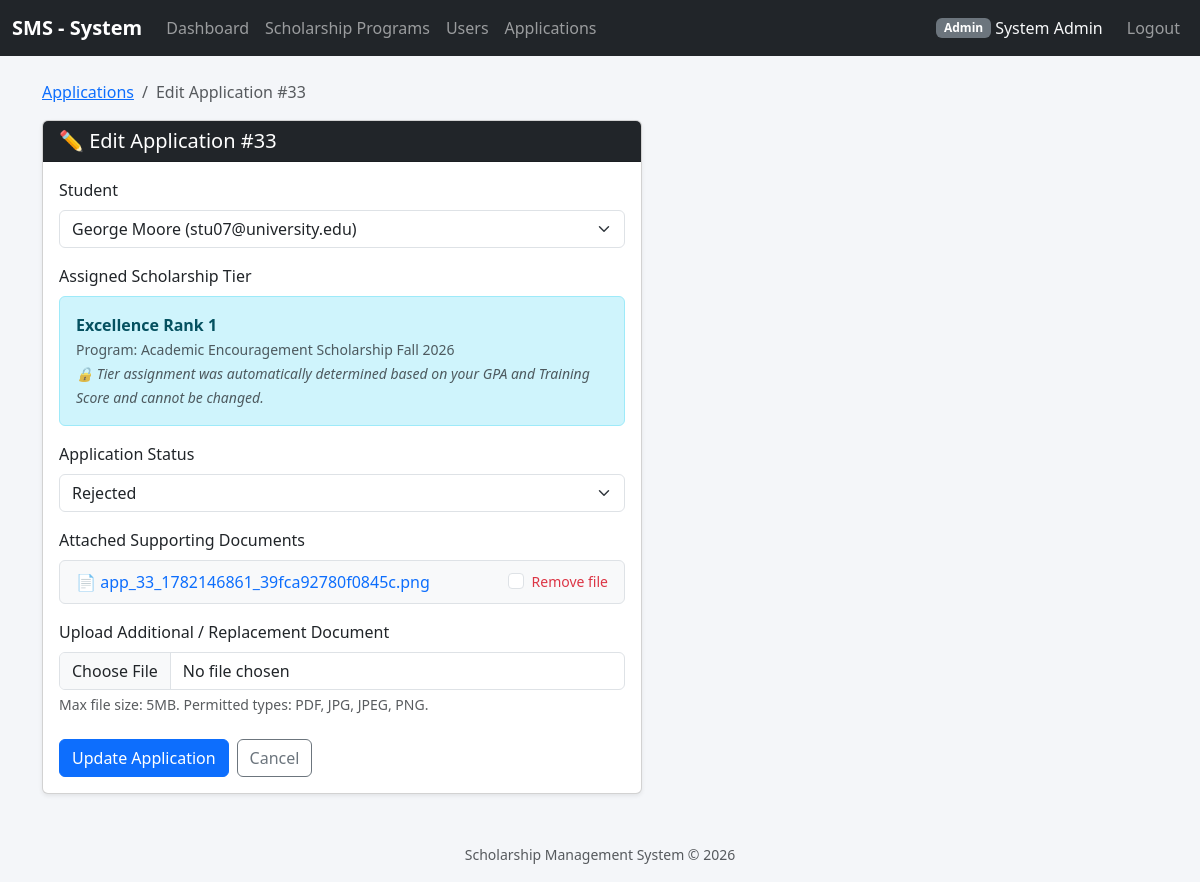
Page /index.php?controller=applications&action=edit&id=33 (signed in) on the committed database.
### tables this page shows
CREATE TABLE `applications` (
  `id` int(11) NOT NULL,
  `user_id` int(11) NOT NULL,
  `tier_id` int(11) NOT NULL,
  `profile_id` int(11) NOT NULL,
  `reviewer_id` int(11) DEFAULT NULL,
  `status` enum('pending','reviewing','approved','rejected','waitlisted') DEFAULT 'pending',
  `applied_date` timestamp NOT NULL DEFAULT current_timestamp()
);

CREATE TABLE `users` (
  `id` int(11) NOT NULL,
  `email` varchar(255) NOT NULL,
  `password_hash` varchar(255) NOT NULL,
  `full_name` varchar(150) NOT NULL,
  `role` enum('admin','student','reviewer') DEFAULT 'student',
  `created_at` timestamp NOT NULL DEFAULT current_timestamp()
);

CREATE TABLE `scholarship_tiers` (
  `id` int(11) NOT NULL,
  `program_id` int(11) NOT NULL,
  `tier_name` varchar(100) NOT NULL,
  `reward_amount` decimal(12,2) NOT NULL,
  `quota` int(11) DEFAULT 0,
  `min_gpa` decimal(3,2) DEFAULT 0.00,
  `min_training_score` int(11) DEFAULT 0
);

CREATE TABLE `scholarship_programs` (
  `id` int(11) NOT NULL,
  `title` varchar(255) NOT NULL,
  `scholarship_type` enum('internal_academic','corporate_sponsor','social_support') NOT NULL,
  `start_date` date DEFAULT NULL,
  `end_date` date DEFAULT NULL,
  `status` enum('active','closed','draft') DEFAULT 'draft',
  `min_gpa` decimal(3,2) DEFAULT 0.00,
  `min_training_score` int(11) DEFAULT 0
);

CREATE TABLE `application_documents` (
  `id` int(11) NOT NULL,
  `application_id` int(11) NOT NULL,
  `document_type` varchar(50) NOT NULL,
  `file_url` varchar(255) NOT NULL,
  `uploaded_at` timestamp NOT NULL DEFAULT current_timestamp()
);

### controllers/ApplicationController.php (called while the page is built, shortened)
<?php
require_once __DIR__ . '/../models/ApplicationModel.php';
require_once __DIR__ . '/../models/ApplicationDocumentModel.php';
require_once __DIR__ . '/../helpers/auth.php';
class ApplicationController
{
    private ApplicationModel $model;
    private ApplicationDocumentModel $documentModel;
    public function __construct()
    {
        $this->model = new ApplicationModel();
        $this->documentModel = new ApplicationDocumentModel();
    }
    public function edit(): void
    {
        $id = (int)($_GET['id'] ?? 0);
        $application = $this->model->getById($id);
        $students = $this->model->getAllStudents();
        $tierInfo = $this->model->getTierInfoById((int)$application['tier_id']);
        $documents = $this->documentModel->getByApplicationId($id);
        require __DIR__ . '/../views/applications/edit.php';
    }
}

### config/database.php (called while the page is built)
<?php
class Database
{
    private static ?PDO $instance = null;
    public static function getConnection(): PDO
    {
        if (self::$instance === null) {
            $host    = 'localhost';
            $dbname  = 'scholarship_system';
            $user    = 'root';
            $pass    = '';
            $charset = 'utf8mb4';
            $dsn = "mysql:host={$host};dbname={$dbname};charset={$charset}";
            $options = [
                PDO::ATTR_ERRMODE            => PDO::ERRMODE_EXCEPTION,
                PDO::ATTR_DEFAULT_FETCH_MODE => PDO::FETCH_ASSOC,
                PDO::ATTR_EMULATE_PREPARES   => false,
            ];
            try {
                self::$instance = new PDO($dsn, $user, $pass, $options);
            } catch (PDOException $e) {
                die('Kết nối CSDL thất bại: ' . $e->getMessage());
            }
        }
        return self::$instance;
    }
}

### models/ApplicationModel.php (called while the page is built, shortened)
<?php
require_once __DIR__ . '/../config/database.php';
class ApplicationModel
{
    private PDO $pdo;
    public function __construct()
    {
        $this->pdo = Database::getConnection();
    }
    public function getById(int $id): array|false
    {
        $stmt = $this->pdo->prepare("
            SELECT * FROM applications
            WHERE id = ?
        ");
        $stmt->execute([$id]);
        return $stmt->fetch(PDO::FETCH_ASSOC);
    }
    public function getAllStudents(): array
    {
        $stmt = $this->pdo->query("
            SELECT id, full_name, email
            FROM users
            WHERE role = 'student'
            ORDER BY full_name ASC
        ");
        return $stmt->fetchAll(PDO::FETCH_ASSOC);
    }
    public function getTierInfoById(int $tierId): array|false
    {
        $stmt = $this->pdo->prepare("
            SELECT
                st.id,
                st.tier_name,
                st.reward_amount,
                sp.title as program_title,
                sp.id as program_id
            FROM scholarship_tiers st
            INNER JOIN scholarship_programs sp ON st.program_id = sp.id
            WHERE st.id = ?
        ");
        $stmt->execute([$tierId]);
        return $stmt->fetch(PDO::FETCH_ASSOC);
    }
}

### helpers/auth.php (called while the page is built, shortened)
<?php
require_once __DIR__ . '/../config/database.php';
function current_user(): ?array
{
    return $_SESSION['user'] ?? null;
}

### models/ApplicationDocumentModel.php (called while the page is built, shortened)
<?php
require_once __DIR__ . '/../config/database.php';
class ApplicationDocumentModel
{
    private PDO $pdo;
    public function __construct()
    {
        $this->pdo = Database::getConnection();
    }
    public function getByApplicationId(int $applicationId): array
    {
        $stmt = $this->pdo->prepare("
            SELECT id, application_id, document_type, file_url, uploaded_at
            FROM application_documents
            WHERE application_id = ?
            ORDER BY uploaded_at DESC
        ");
        $stmt->execute([$applicationId]);
        return $stmt->fetchAll(PDO::FETCH_ASSOC);
    }
}

### views/applications/edit.php (the view, shortened to what this page needs)
<?php
require_once __DIR__ . '/../partials/header.php';
$currentUser = current_user();
$isStudent = ($currentUser['role'] === 'student');
?>
<nav aria-label="breadcrumb" class="mb-3">
    <ol class="breadcrumb">
        <li class="breadcrumb-item"><a href="index.php?controller=applications&action=index">Applications</a></li>
        <li class="breadcrumb-item active">Edit Application #<?= htmlspecialchars($application['id']) ?></li>
    </ol>
</nav>
<div class="card shadow-sm" style="max-width: 600px;">
    <div class="card-header bg-dark text-white d-flex align-items-center">
        <h5 class="mb-0">✏️ Edit Application #<?= htmlspecialchars($application['id']) ?></h5>
    </div>
    <div class="card-body">
        <form method="POST" action="index.php?controller=applications&action=update" id="editApplicationForm" enctype="multipart/form-data">
            <div class="mb-3">
                <label class="form-label">Student</label>
                <?php if ($isStudent): ?>
                    <?php
                        $currentStudentLabel = $currentUser['full_name'] . ' (' . $currentUser['email'] . ')';
                    ?>
                    <p class="form-control-plaintext border rounded px-3 py-2 bg-light">
                        <strong><?= htmlspecialchars($currentStudentLabel) ?></strong>
                    </p>
                <?php else: ?>
                    <select name="user_id" id="user_id" class="form-select" required>
                        <?php foreach ($students as $student): ?>
                            <option value="<?= htmlspecialchars($student['id']) ?>"
                                    <?= ($application['user_id'] == $student['id']) ? 'selected' : '' ?>>
                                <?= htmlspecialchars($student['full_name']) ?> (<?= htmlspecialchars($student['email']) ?>)
                            </option>
                        <?php endforeach; ?>
                    </select>
                <?php endif; ?>
            </div>
            <div class="mb-3">
                <label class="form-label">Assigned Scholarship Tier</label>
                <div class="alert alert-info">
                    <strong><?= htmlspecialchars($tierInfo['tier_name'] ?? 'Unknown') ?></strong><br>
                    <small class="text-muted">
                        Program: <?= htmlspecialchars($tierInfo['program_title'] ?? 'N/A') ?><br>
                        <em>🔒 Tier assignment was automatically determined based on your GPA and Training Score and cannot be changed.</em>
                    </small>
                </div>
            </div>
            <div class="mb-3">
                <label class="form-label">Application Status</label>
                <?php if ($isStudent): ?>
                    <p class="form-control-plaintext border rounded px-3 py-2 bg-light">
                        <?php
                        $statusClass = $application['status'] === 'approved' ? 'success' :
                                       ($application['status'] === 'rejected' ? 'danger' :
                                       ($application['status'] === 'reviewing' ? 'info' : 'warning text-dark'));
                        ?>
                        <span class="badge bg-<?= $statusClass ?>"><?= htmlspecialchars(ucfirst($application['status'])) ?></span>
                    </p>
                <?php else: ?>
                    <select name="status" id="status" class="form-select" required>
                        <option value="rejected" <?= ($application['status'] === 'rejected') ? 'selected' : '' ?>>Rejected</option>
                    </select>
                <?php endif; ?>
            </div>
            <div class="mb-3">
                <label class="form-label font-weight-bold">Attached Supporting Documents</label>
                <?php if (!empty($documents)): ?>
                    <div class="list-group mb-2">
                        <?php foreach ($documents as $doc): ?>
                            <div class="list-group-item d-flex justify-content-between align-items-center bg-light">
                                <a href="<?= htmlspecialchars($doc['file_url']) ?>" target="_blank" class="text-decoration-none">
                                    📄 <?= htmlspecialchars(basename($doc['file_url'])) ?>
                                </a>
                                <div class="form-check">
                                    <input class="form-check-input text-danger" type="checkbox" name="delete_documents[]" value="<?= htmlspecialchars($doc['id']) ?>" id="del_doc_<?= $doc['id'] ?>">
                                    <label class="form-check-label text-danger small font-weight-bold" for="del_doc_<?= $doc['id'] ?>">
                                        Remove file
                                    </label>
                                </div>
                            </div>
                        <?php endforeach; ?>
                    </div>
                <?php else: ?>
                    <p class="text-muted small border rounded p-2 bg-light">No documents uploaded yet.</p>
                <?php endif; ?>
            </div>
            <div class="mb-3">
                <label for="proof_document" class="form-label">Upload Additional / Replacement Document</label>
                <input type="file" name="proof_document" id="proof_document" class="form-control">
                <div class="form-text text-muted small">Max file size: 5MB. Permitted types: PDF, JPG, JPEG, PNG.</div>
            </div>
            <div class="d-flex gap-2 mt-4">
                <button type="submit" class="btn btn-primary">Update Application</button>
                <a href="index.php?controller=applications&action=index" class="btn btn-outline-secondary">Cancel</a>
            </div>
        </form>
    </div>
</div>
<?php require_once __DIR__ . '/../partials/footer.php'; ?>

### views/partials/header.php (style rules this page uses)
body { background-color: #f4f6f9; }

### rows in the picture
applications: id "33", user_id "George Moore (stu07@university.edu)", status "Rejected"
scholarship_tiers: tier_name "Excellence Rank 1", program.title "Academic Encouragement Scholarship Fall 2026"
application_documents: file_url "app_33_1782146861_39fca92780f0845c.png"

### other values in the picture
$u['role'] "Admin"
$u['full_name'] "System Admin"
